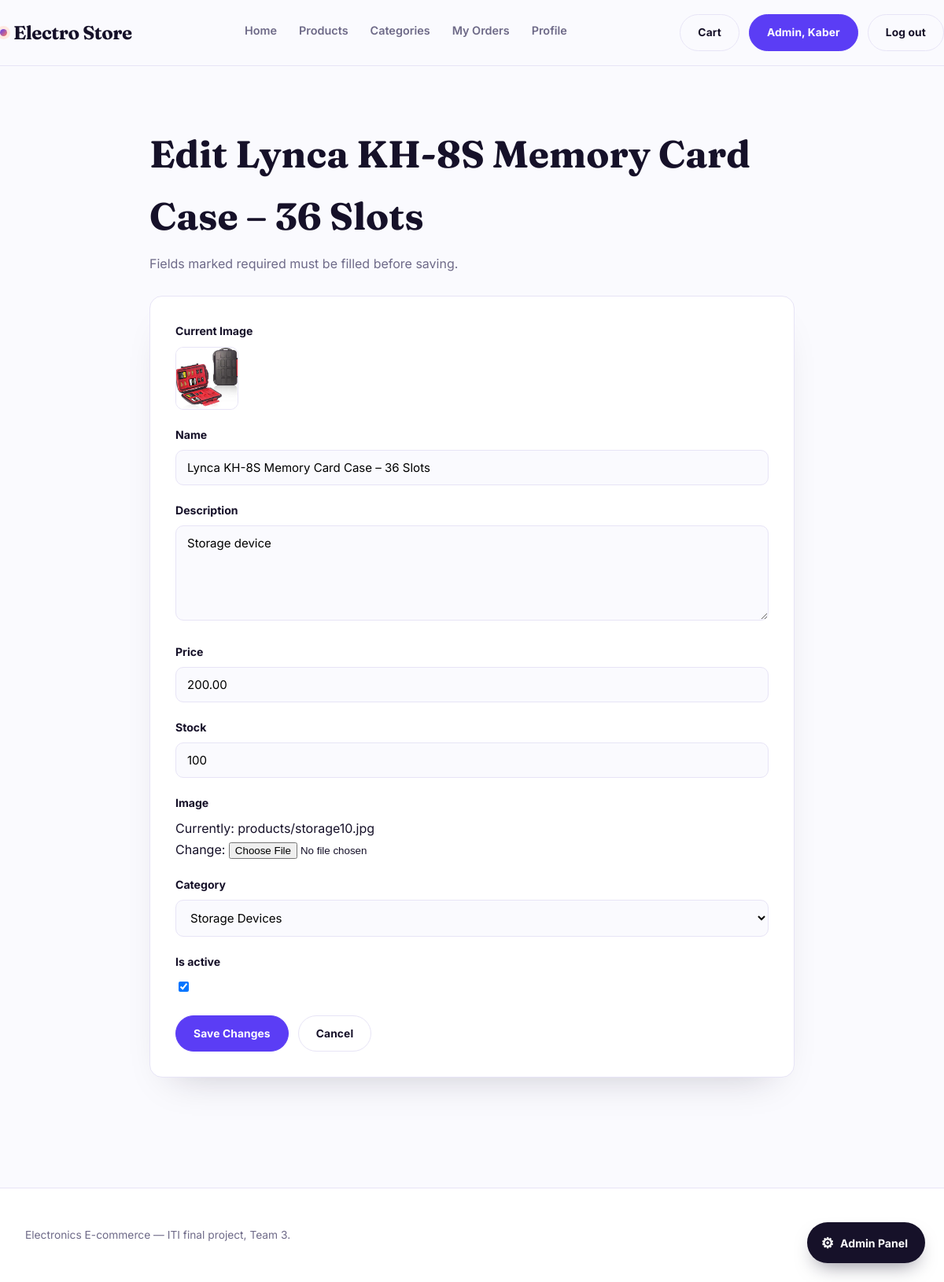
Page /catalog/manage/products/95/edit/ (signed in) on the earlier database version.
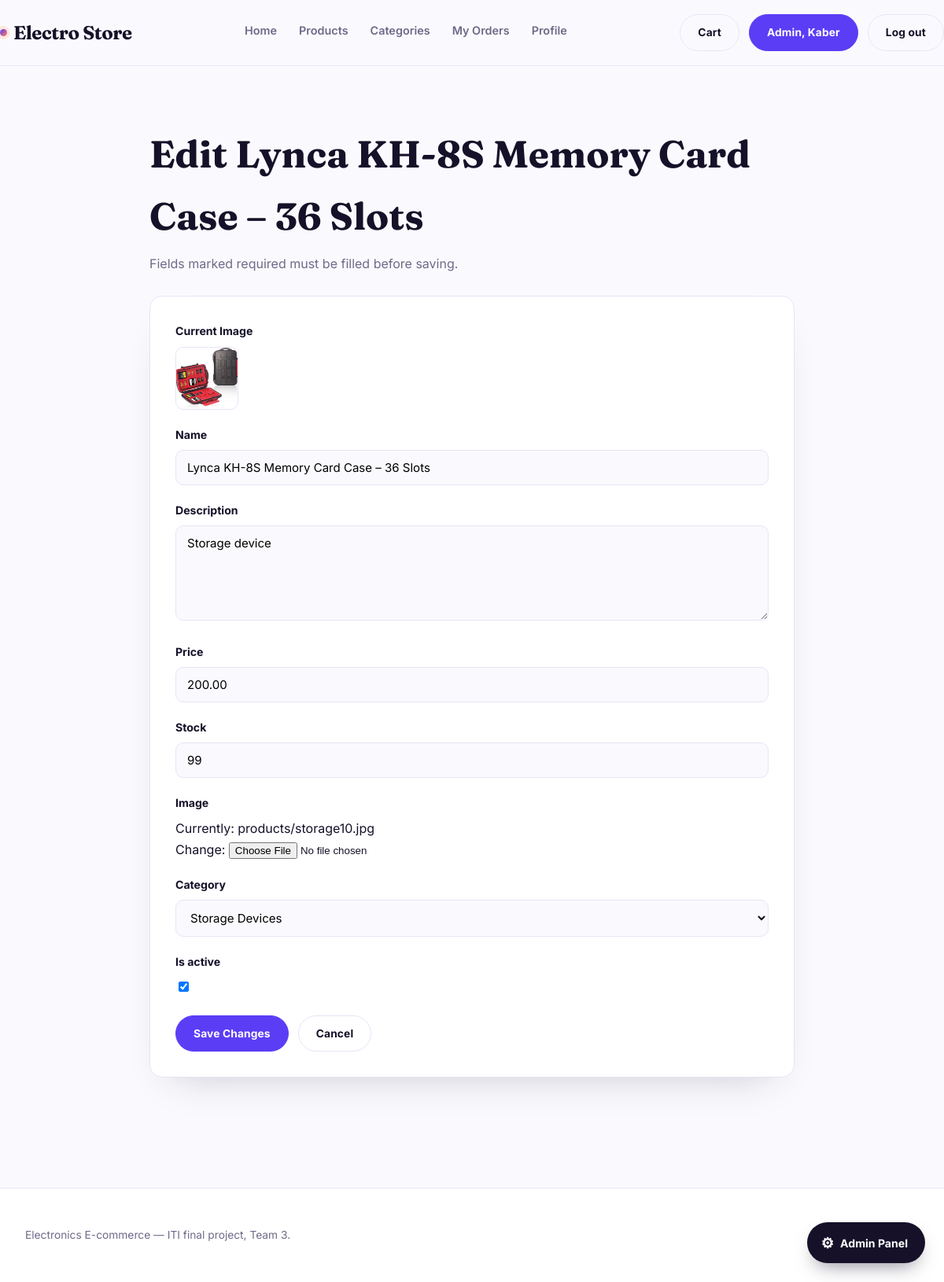
Same page on the later database version.
### catalog/models.py (models this page shows, shortened)
class Product(models.Model):
    name = models.CharField(max_length=200)
    slug = models.SlugField(max_length=220, unique=True, blank=True)
    description = models.TextField()
    price = models.DecimalField(max_digits=10, decimal_places=2)
    stock = models.PositiveIntegerField(default=0)
    image = models.ImageField(upload_to='products/')
    category = models.ForeignKey(
        Category,
        on_delete=models.PROTECT,
        related_name='products'
    )
    is_active = models.BooleanField(default=True)
    created_at = models.DateTimeField(auto_now_add=True)
    updated_at = models.DateTimeField(auto_now=True)
    class Meta:
        ordering = ['-created_at']

### catalog/views.py (the view)
# urls.py: path('catalog/manage/products/<int:pk>/edit/', views.admin_product_edit, name='admin_product_edit'),
@staff_member_required
def admin_product_edit(request, pk):
    product = get_object_or_404(Product, pk=pk)
    if request.method == 'POST':
        form = ProductForm(request.POST, request.FILES, instance=product)
        if form.is_valid():
            form.save()
            messages.success(request, 'Product updated.')
            return redirect('catalog:admin_product_list')
    else:
        form = ProductForm(instance=product)
    return render(request, 'catalog/admin/product_form.html', {
        'form': form, 'page_title': f'Edit {product.name}', 'submit_label': 'Save Changes',
    })

### catalog/forms.py
class ProductForm(forms.ModelForm):
    class Meta:
        model = Product
        fields = [
            "name",
            "description",
            "price",
            "stock",
            "image",
            "category",
            "is_active",
        ]
        widgets = {
            "name": forms.TextInput(
                attrs={"placeholder": "Product name"}
            ),
            "description": forms.Textarea(
                attrs={
                    "rows": 5,
                    "placeholder": "Product description",
                }
            ),
            "price": forms.NumberInput(
                attrs={
                    "step": "0.01",
                    "min": "0",
                }
            ),
            "stock": forms.NumberInput(
                attrs={
                    "min": "0",
                }
            ),
        }

### catalog/models.py (called while the page is built)
    def __str__(self):
        return self.name

### templates/catalog/admin/product_form.html (shortened to what this page needs)
{% extends 'base.html' %}
{% block content %}
<section class="admin-form-page">
  <div class="wrap">
    <div class="admin-form-shell">
      <h1>{{ page_title }}</h1>
      <p class="admin-form-intro">Fields marked required must be filled before saving.</p>
      <form class="admin-form" method="post" enctype="multipart/form-data">
        {% if form.instance.image %}
          <div class="admin-field">
            <label>Current Image</label>
            <div class="current-image"><img src="{{ form.instance.image.url }}" alt="{{ form.instance.name }}"></div>
          </div>
        {% endif %}
        {% for field in form %}
          <div class="admin-field">
            <label for="{{ field.id_for_label }}">{{ field.label }}</label>
            {{ field }}
          </div>
        {% endfor %}
        <div class="admin-form-actions">
          <button class="btn" type="submit"><span>{{ submit_label }}</span></button>
          <a class="btn btn-ghost" href="{% url 'catalog:admin_product_list' %}"><span>Cancel</span></a>
        </div>
      </form>
    </div>
  </div>
</section>
{% endblock %}

Differences in the rows shown:
changed Product "Lynca KH-8S Memory Card Case – 36 Slots": stock "100" → "99"
